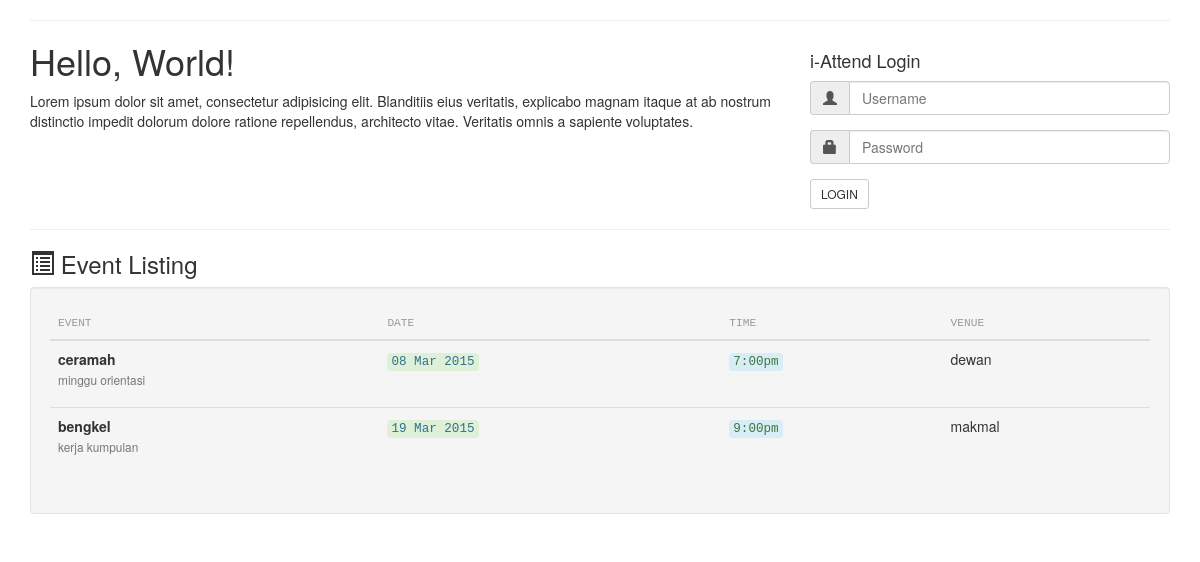
Before: / with the older database file.
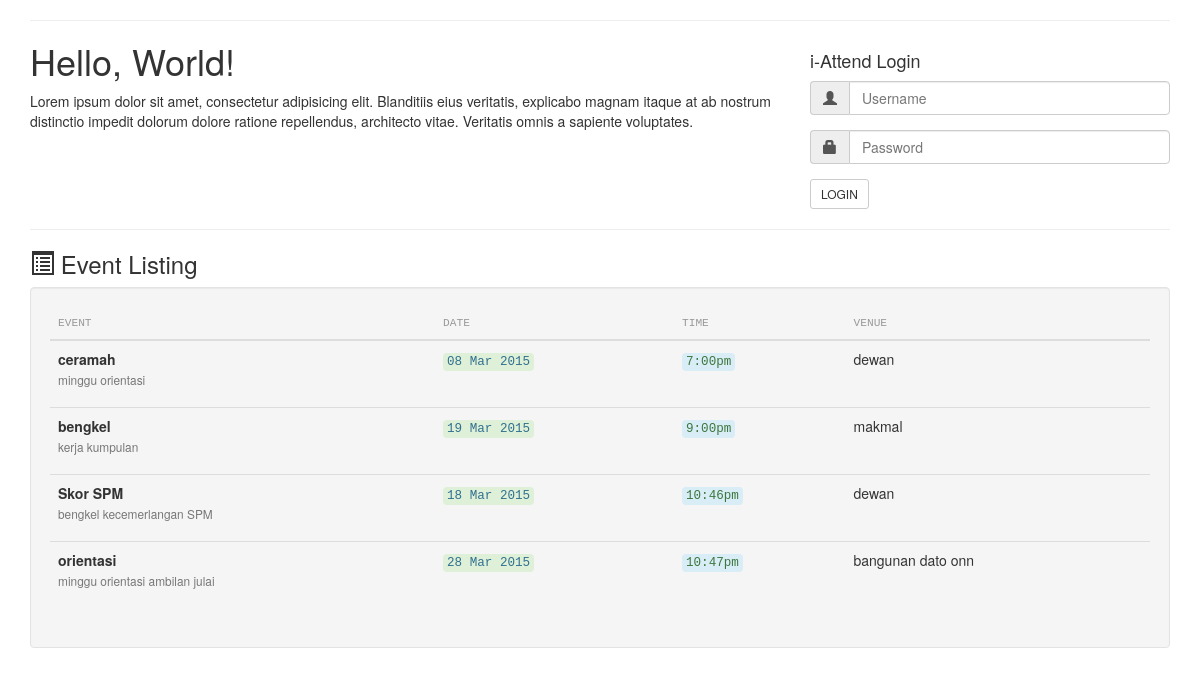
After: the same page with the newer database file.
### tables this page shows
CREATE TABLE `event` (
  `id` int(11) NOT NULL AUTO_INCREMENT,
  `name` varchar(50) DEFAULT NULL,
  `descp` varchar(255) DEFAULT NULL,
  `venue` varchar(255) DEFAULT NULL,
  `day` date DEFAULT NULL,
  `time` time DEFAULT NULL,
  PRIMARY KEY (`id`)
);

### php/event.php (the view, shortened to what this page needs)
<?php
function eventRead($input){
	$sql = "SELECT * FROM event";
	$dbc = Database();
	$qry = $dbc->prepare($sql);
	$qry->execute();
	$rows = $qry->fetchAll(PDO::FETCH_ASSOC);
	if($input == 'ret'){
		return $rows;
	}
}
function eventList(){
	$buff = '';
	$res = eventRead('ret');
	foreach($res as $row){
		$buff.="<tr>
		<td><p><strong>".$row['name']."</strong><br><small class=\"text-muted\">".$row['descp']."</small></p></td>
		<td><code class=\"bg-success text-info\">".date('d M Y',strtotime($row['day']))."</code></td>
		<td><code class=\"bg-info text-success\">".date('g:ia',strtotime($row['time']))."</code></td>
		<td>".$row['venue']."</td></tr>";
	}
	echo $buff;
}

### index.php (shortened to what this page needs)
<!DOCTYPE html>
<html>
<head>
	<link rel="stylesheet" type="text/css" href="static/vendor/bootstrap.css">
	<link rel="stylesheet" type="text/css" href="static/css/iattend.css">
</head>
<body>
	<div class="container">
		<hr>
		<div class="row">
			<div class="col-md-8">
				<h1 style="margin-top:0">Hello, World!</h1>
				<p>Lorem ipsum dolor sit amet, consectetur adipisicing elit. Blanditiis eius veritatis, explicabo magnam itaque at ab nostrum distinctio impedit dolorum dolore ratione repellendus, architecto vitae. Veritatis omnis a sapiente voluptates.</p>
			</div>
			<div class="col-md-4">
				<h4>i-Attend Login</h4>
				<form name="login" action="php/router.php" method="POST">
					<div class="form-group">
						<div class="input-group">
							<span class="input-group-addon"><span class="glyphicon glyphicon-user"></span></span>
							<input type="text" name="username" class="form-control" placeholder="Username">
						</div>
					</div>
					<div class="form-group">
						<div class="input-group">
							<span class="input-group-addon"><span class="glyphicon glyphicon-lock"></span></span>
							<input type="password" name="password" class="form-control" placeholder="Password">
						</div>
					</div>
					<input type="submit" class="btn btn-default btn-sm" value="LOGIN">
				</form>
			</div>
		</div>
		<hr>
		<div class="">
			<h3><span class="glyphicon glyphicon-list-alt"></span> Event Listing</h3>
			<div class="well table-responsive">
				<table class="table">
					<thead>
						<tr>
							<th>Event</th>
							<th>Date</th>
							<th>Time</th>
							<th>Venue</th>
						</tr>
					</thead>
					<tbody>
						<?php include('php/database.php'); include('php/event.php'); eventList(); ?>
					</tbody>
				</table>
			</div>
		</div>
	</div>
</body>
</html>

### static/css/iattend.css (style rules this page uses)
.table thead th { font-family: 'Menlo', monospace; font-weight: normal; font-size: 0.8em; color: #999; text-transform: uppercase; }
.table tbody td:first-child { max-width: 400px; }

Changed rows visible on the page:
added event: name "Skor SPM", descp "bengkel kecemerlangan SPM", day "18 Mar 2015", time "10:46pm", venue "dewan"
added event: name "orientasi", descp "minggu orientasi ambilan julai", day "28 Mar 2015", time "10:47pm", venue "bangunan dato onn"
